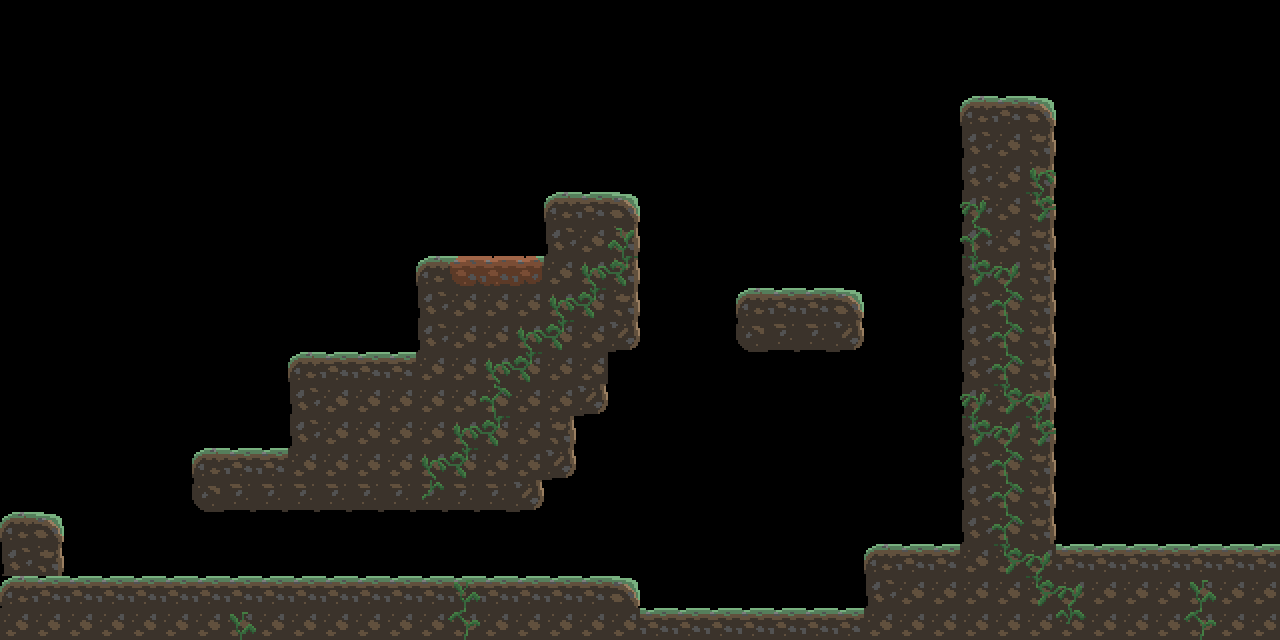

A level layout from a 2D game, rendered from its tile map. Below: a short description, then the map file with its tile-grid data intact:
An orthogonal 40x20 tile map with 32x32 px tiles, 2 tile layers (Tile Layer 1, Overlay).

<map version="1.0" orientation="orthogonal" renderorder="right-down" width="40" height="20" tilewidth="32" tileheight="32" nextobjectid="1">
 <tileset firstgid="1" source="../Tilesets/tiles_16x2.tsx" />
 <layer name="Tile Layer 1" width="40" height="20">
  <data encoding="csv">
0,0,0,0,0,0,0,0,0,0,0,0,0,0,0,0,0,0,0,0,0,0,0,0,0,0,0,0,0,0,0,0,0,0,0,0,0,0,0,0,
0,0,0,0,0,0,0,0,0,0,0,0,0,0,0,0,0,0,0,0,0,0,0,0,0,0,0,0,0,0,0,0,0,0,0,0,0,0,0,0,
0,0,0,0,0,0,0,0,0,0,0,0,0,0,0,0,0,0,0,0,0,0,0,0,0,0,0,0,0,0,0,0,0,0,0,0,0,0,0,0,
0,0,0,0,0,0,0,0,0,0,0,0,0,0,0,0,0,0,0,0,0,0,0,0,0,0,0,0,0,0,1,2,3,0,0,0,0,0,0,0,
0,0,0,0,0,0,0,0,0,0,0,0,0,0,0,0,0,0,0,0,0,0,0,0,0,0,0,0,0,0,7,8,9,0,0,0,0,0,0,0,
0,0,0,0,0,0,0,0,0,0,0,0,0,0,0,0,0,0,0,0,0,0,0,0,0,0,0,0,0,0,7,8,9,0,0,0,0,0,0,0,
0,0,0,0,0,0,0,0,0,0,0,0,0,0,0,0,0,1,2,3,0,0,0,0,0,0,0,0,0,0,7,8,9,0,0,0,0,0,0,0,
0,0,0,0,0,0,0,0,0,0,0,0,0,0,0,0,0,7,8,9,0,0,0,0,0,0,0,0,0,0,7,8,9,0,0,0,0,0,0,0,
0,0,0,0,0,0,0,0,0,0,0,0,0,1,4,5,6,8,8,9,0,0,0,0,0,0,0,0,0,0,7,8,9,0,0,0,0,0,0,0,
0,0,0,0,0,0,0,0,0,0,0,0,0,7,8,8,8,8,8,9,0,0,0,1,2,2,3,0,0,0,7,8,9,0,0,0,0,0,0,0,
0,0,0,0,0,0,0,0,0,0,0,0,0,7,8,8,8,8,8,15,0,0,0,13,14,14,15,0,0,0,7,8,9,0,0,0,0,0,0,0,
0,0,0,0,0,0,0,0,0,1,2,2,2,8,8,8,8,8,8,0,0,0,0,0,0,0,0,0,0,0,7,8,9,0,0,0,0,0,0,0,
0,0,0,0,0,0,0,0,0,7,8,8,8,8,8,8,8,8,15,0,0,0,0,0,0,0,0,0,0,0,7,8,9,0,0,0,0,0,0,0,
0,0,0,0,0,0,0,0,0,7,8,8,8,8,8,8,8,9,0,0,0,0,0,0,0,0,0,0,0,0,7,8,9,0,0,0,0,0,0,0,
0,0,0,0,0,0,1,2,2,8,8,8,8,8,8,8,8,15,0,0,0,0,0,0,0,0,0,0,0,0,7,8,9,0,0,0,0,0,0,0,
0,0,0,0,0,0,13,14,14,14,14,14,14,14,14,14,15,0,0,0,0,0,0,0,0,0,0,0,0,0,7,8,9,0,0,0,0,0,0,0,
1,3,0,0,0,0,0,0,0,0,0,0,0,0,0,0,0,0,0,0,0,0,0,0,0,0,0,0,0,0,7,8,9,0,0,0,0,0,0,0,
7,9,0,0,0,0,0,0,0,0,0,0,0,0,0,0,0,0,0,0,0,0,0,0,0,0,0,1,2,2,8,8,8,2,2,2,2,2,2,2,
1,2,2,2,2,2,2,2,2,2,2,2,2,2,2,2,2,2,2,3,0,0,0,0,0,0,0,7,8,8,8,8,8,8,8,8,8,8,8,8,
8,8,8,8,8,8,8,8,8,8,8,8,8,8,8,8,8,8,8,8,2,2,2,2,2,2,2,8,8,8,8,8,8,8,8,8,8,8,8,8
</data>
 </layer>
 <layer name="Overlay" width="40" height="20">
  <data encoding="csv">
0,0,0,0,0,0,0,0,0,0,0,0,0,0,0,0,0,0,0,0,0,0,0,0,0,0,0,0,0,0,0,0,0,0,0,0,0,0,0,0,
0,0,0,0,0,0,0,0,0,0,0,0,0,0,0,0,0,0,0,0,0,0,0,0,0,0,0,0,0,0,0,0,0,0,0,0,0,0,0,0,
0,0,0,0,0,0,0,0,0,0,0,0,0,0,0,0,0,0,0,0,0,0,0,0,0,0,0,0,0,0,0,0,0,0,0,0,0,0,0,0,
0,0,0,0,0,0,0,0,0,0,0,0,0,0,0,0,0,0,0,0,0,0,0,0,0,0,0,0,0,0,0,0,0,0,0,0,0,0,0,0,
0,0,0,0,0,0,0,0,0,0,0,0,0,0,0,0,0,0,0,0,0,0,0,0,0,0,0,0,0,0,0,0,0,0,0,0,0,0,0,0,
0,0,0,0,0,0,0,0,0,0,0,0,0,0,0,0,0,0,0,0,0,0,0,0,0,0,0,0,0,0,0,0,26,0,0,0,0,0,0,0,
0,0,0,0,0,0,0,0,0,0,0,0,0,0,0,0,0,0,0,0,0,0,0,0,0,0,0,0,0,0,29,0,28,0,0,0,0,0,0,0,
0,0,0,0,0,0,0,0,0,0,0,0,0,0,0,0,0,0,0,24,0,0,0,0,0,0,0,0,0,0,30,0,0,0,0,0,0,0,0,0,
0,0,0,0,0,0,0,0,0,0,0,0,0,0,0,0,0,0,26,27,0,0,0,0,0,0,0,0,0,0,28,29,0,0,0,0,0,0,0,0,
0,0,0,0,0,0,0,0,0,0,0,0,0,0,0,0,0,26,27,0,0,0,0,0,0,0,0,0,0,0,0,30,0,0,0,0,0,0,0,0,
0,0,0,0,0,0,0,0,0,0,0,0,0,0,0,0,26,27,0,0,0,0,0,0,0,0,0,0,0,0,0,30,0,0,0,0,0,0,0,0,
0,0,0,0,0,0,0,0,0,0,0,0,0,0,0,26,27,0,0,0,0,0,0,0,0,0,0,0,0,0,0,30,0,0,0,0,0,0,0,0,
0,0,0,0,0,0,0,0,0,0,0,0,0,0,0,30,0,0,0,0,0,0,0,0,0,0,0,0,0,0,29,28,29,0,0,0,0,0,0,0,
0,0,0,0,0,0,0,0,0,0,0,0,0,0,26,27,0,0,0,0,0,0,0,0,0,0,0,0,0,0,28,29,28,0,0,0,0,0,0,0,
0,0,0,0,0,0,0,0,0,0,0,0,0,26,27,0,0,0,0,0,0,0,0,0,0,0,0,0,0,0,0,30,0,0,0,0,0,0,0,0,
0,0,0,0,0,0,0,0,0,0,0,0,0,36,0,0,0,0,0,0,0,0,0,0,0,0,0,0,0,0,0,30,0,0,0,0,0,0,0,0,
0,0,0,0,0,0,0,0,0,0,0,0,0,0,0,0,0,0,0,0,0,0,0,0,0,0,0,0,0,0,0,30,0,0,0,0,0,0,0,0,
0,0,0,0,0,0,0,0,0,0,0,0,0,0,0,0,0,0,0,0,0,0,0,0,0,0,0,0,0,0,0,28,29,0,0,0,0,0,0,0,
0,0,0,0,0,0,0,0,0,0,0,0,0,0,19,0,0,0,0,0,0,0,0,0,0,0,0,0,0,0,0,0,28,29,0,0,0,19,0,0,
0,0,0,0,0,0,0,19,0,0,0,0,0,0,25,0,0,0,0,0,0,0,0,0,0,0,0,0,0,0,0,0,0,35,0,0,0,25,0,0
</data>
 </layer>
</map>
